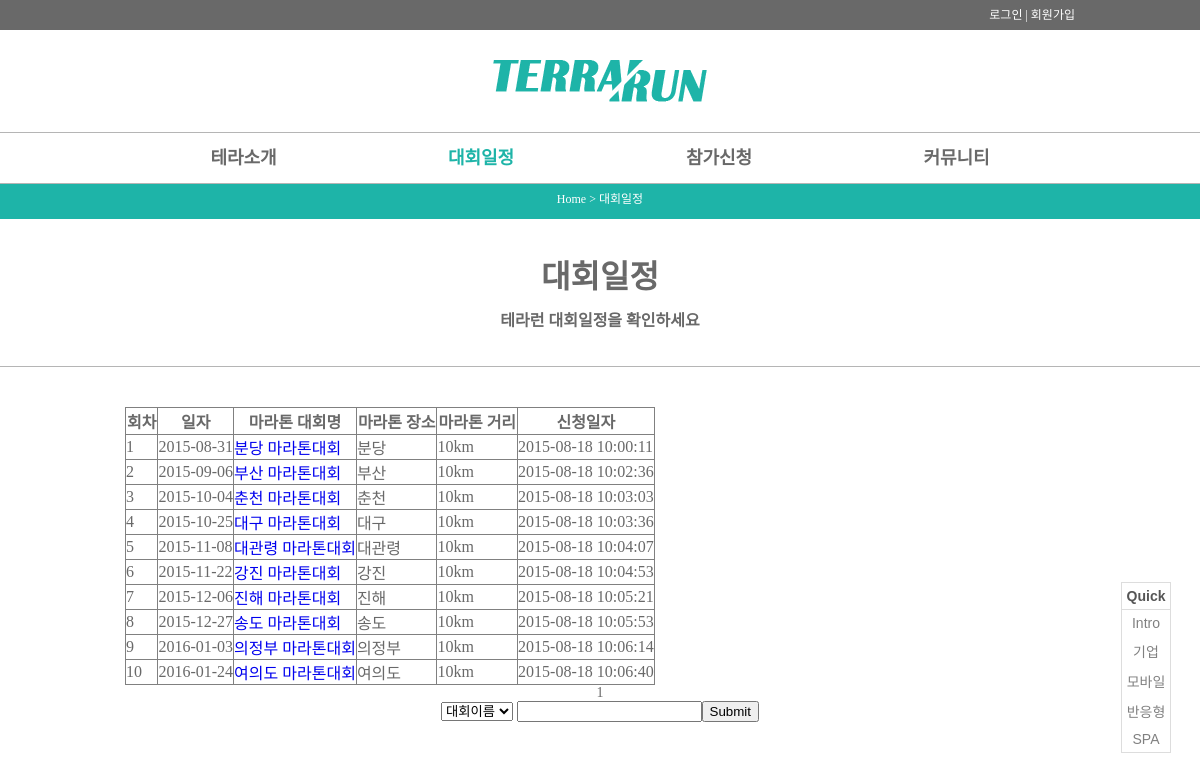
/plan/list_plan_u.php, run on the app's committed database.
### tables this page shows
CREATE TABLE IF NOT EXISTS `plan` (
  `pla_idx` int(10) NOT NULL AUTO_INCREMENT,
  `pla_date` date NOT NULL,
  `pla_time` time NOT NULL,
  `pla_place` varchar(100) NOT NULL,
  `pla_distance` char(20) NOT NULL,
  `pla_period1` char(20) NOT NULL,
  `pla_period2` char(20) NOT NULL,
  `pla_name` varchar(100) NOT NULL,
  `pla_file_name_0` char(55) DEFAULT NULL,
  `pla_file_name_1` char(55) DEFAULT NULL,
  `pla_file_copied_0` char(55) DEFAULT NULL,
  `pla_file_copied_1` char(55) DEFAULT NULL,
  `pla_reg_date` datetime DEFAULT NULL,
  PRIMARY KEY (`pla_idx`)
);

### plan/list_plan_u.php (the view, shortened to what this page needs)
<?php
	include _BASE_DIR."/lib/business.php";
	$page = isset($_GET['page']) ? $_GET['page'] : '1';
	$sch =  isset($_POST['sch']) ? $_POST['sch'] : '';
	$fld =  isset($_POST['fld']) ? $_POST['fld'] : '';
	$planboard = new board();
	$arr_q = array("q_table" => "plan","q_column" => "pla_idx", "page"=>$page,"sch"=>$sch,"fld"=>$fld) ;
	$resultpage = $planboard->search_and_paging($arr_q);
?>
<!DOCTYPE html>
<html>
<head>
<link rel="stylesheet" type="text/css" href="../css/common.css">
</head>
<body>
	<div id="wraper">
		<header>
			<?php include _BASE_DIR."/include/header.php"; ?>
		</header>
		<section id="subloca">
			<div class="subloca">
				<p>Home &gt; 대회일정</p>
			</div>
		</section>
		<section id="subcate">
			<div class="subcate">
				<h1>대회일정</h1>
				<p>테라런 대회일정을 확인하세요</p>
			</div>
		</section>
		<section id="sub_contents">
			<div class="sub_contents">
				<div class="subin">
			<?php
                $num_ = isset($_GET['num_'])? $_GET['num_']:'';
				if($num_==''){
			?>
				<table border=1>
					<tr>
						<th>회차</th>
						<th>일자</th>
						<th>마라톤 대회명</th>
						<th>마라톤 장소</th>
						<th>마라톤 거리</th>
						<th>신청일자</th>
					</tr>
					<?php
						$result = $resultpage['result_article'];
						while($row = mysqli_fetch_array($result)){
							$item_pla_idx=isset($row['pla_idx']) ? $row['pla_idx']: null;
							$item_pla_date=isset($row['pla_date']) ? $row['pla_date']: null;
							$item_pla_place=isset($row['pla_place']) ? $row['pla_place']: null;
							$item_pla_distance=isset($row['pla_distance']) ? $row['pla_distance']: null;
							$item_pla_name=isset($row['pla_name']) ? $row['pla_name']: null;
							$item_pla_reg_date=isset($row['pla_reg_date']) ? $row['pla_reg_date']: null;
					?>
					<tr>
						<td><?= $item_pla_idx?></td>
						<td><?= $item_pla_date?></td>
						<td><a href="list_plan_u.php?num_=<?=$item_pla_idx?>"><?= $item_pla_name?></a></td>
						<td><?= $item_pla_place?></td>
						<td><?= $item_pla_distance?></td>
						<td><?= $item_pla_reg_date?></td>
						</tr>
					<?php
					}
				?>
				</table>
		<?php
			echo "<div align='center'>".$resultpage['result_block']."</div>";
		?>
		<div class="row">
			<div class="col-md-8" align="center">
			<form name='frm2' action='list_plan.php' method='POST'>
			<select name="fld">
				<option value="pla_name" selected="selected">대회이름</option>
			</select>
			<input name="sch" type="text" id="sch"><input type="submit">
			</form>
			</div>
		</div> <br>
		</div>
		</section>
		</div>
</body>
</html>
<?php
	}
?>

### css/common.css (style rules this page uses)
body { font-size:12px; color:#696969; }
body, ul, li, dl, dt, dd, tr, td, p, h1, h2, h3, h4, menu, header { margin:0; padding:0; }
table { border-collapse:collapse; border-spacing:0; }
html { overflow-y: scroll; }
a:link, a:visited, a:hover { text-decoration:none; }
#wraper { text-align:center; }
#subloca { height:30px; padding-top:5px; background-color:#1eb4a8; }
.subloca { color:#fff; }
#subcate { border-bottom:1px solid #b5b5b5; }
.subcate { padding:32px 0; }
.subcate h1 { font-size:32px; padding-bottom:10px; }
.subcate p { font-size:16px; font-weight:bold; }
.sub_contents { margin:0 auto; width:950px; padding:30px 0 70px 0; }
.sub_contents .subin { padding-top:10px; font-size:14px; }
.footer h4, p { line-height:170% }

### data on the page
plan: pla_idx "1", pla_date "2015-08-31", pla_name "분당 마라톤대회", pla_place "분당", pla_distance "10km", pla_reg_date "2015-08-18 10:00:11"
plan: pla_idx "2", pla_date "2015-09-06", pla_name "부산 마라톤대회", pla_place "부산", pla_distance "10km", pla_reg_date "2015-08-18 10:02:36"
plan: pla_idx "3", pla_date "2015-10-04", pla_name "춘천 마라톤대회", pla_place "춘천", pla_distance "10km", pla_reg_date "2015-08-18 10:03:03"
plan: pla_idx "4", pla_date "2015-10-25", pla_name "대구 마라톤대회", pla_place "대구", pla_distance "10km", pla_reg_date "2015-08-18 10:03:36"
plan: pla_idx "5", pla_date "2015-11-08", pla_name "대관령 마라톤대회", pla_place "대관령", pla_distance "10km", pla_reg_date "2015-08-18 10:04:07"
plan: pla_idx "6", pla_date "2015-11-22", pla_name "강진 마라톤대회", pla_place "강진", pla_distance "10km", pla_reg_date "2015-08-18 10:04:53"
plan: pla_idx "7", pla_date "2015-12-06", pla_name "진해 마라톤대회", pla_place "진해", pla_distance "10km", pla_reg_date "2015-08-18 10:05:21"
plan: pla_idx "8", pla_date "2015-12-27", pla_name "송도 마라톤대회", pla_place "송도", pla_distance "10km", pla_reg_date "2015-08-18 10:05:53"
plan: pla_idx "9", pla_date "2016-01-03", pla_name "의정부 마라톤대회", pla_place "의정부", pla_distance "10km", pla_reg_date "2015-08-18 10:06:14"
plan: pla_idx "10", pla_date "2016-01-24", pla_name "여의도 마라톤대회", pla_place "여의도", pla_distance "10km", pla_reg_date "2015-08-18 10:06:40"
